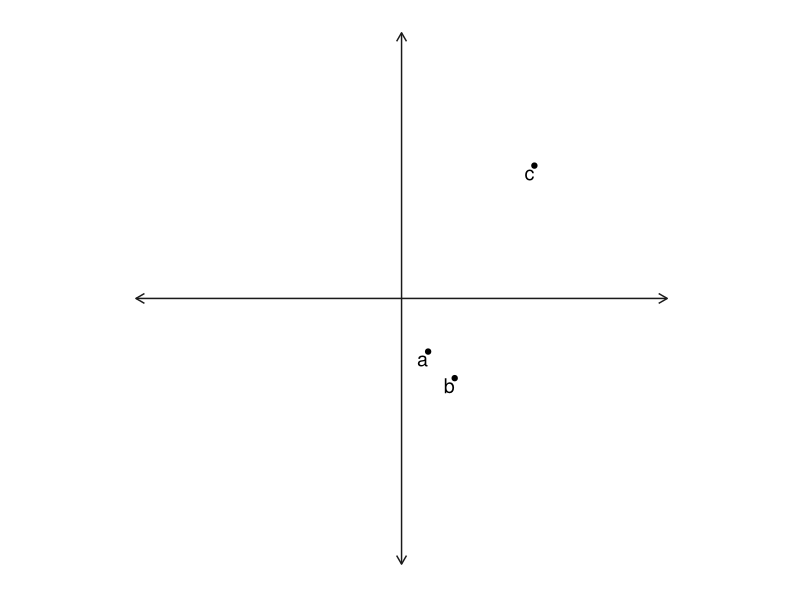

Reproduce this figure in R.
#' ---
#' output:
#'   md_document
#' ---

library("ggplot2")
library("ggthemes")
library("grid")

rm(list = ls())
size = 10; by = 2


gg_null <- function(){
  ggplot() + theme_map() +  coord_equal()
}

df_cart_axis <- function(size = 10, by = 2){
  data.frame(x = c(-size, 0), y = c(0, -size),
             xend = c(size, 0), yend = c(0, size))
}

gg_cartesian <- function(size = 10, by = 2){
  
  df_cart <- df_cart_axis(size, by)
  
  p <- gg_null() +
    geom_segment(data = df_cart,
                 aes(x = x, y = y, xend = xend, yend = yend),
                 arrow = arrow(length = unit(0.25, "cm"), ends = "both"),
                 color = "gray10") 
  p
  
}


df_points <- data.frame(x = c(1, 2, 5), y = c(-2, -3, 5), label = letters[1:3])

gg_cartesian() +
  geom_point(data = df_points, aes(x, y)) + 
  geom_text(data = df_points, aes(x, y, label = label),
            size = 5, hjust = 1, vjust = 1)



